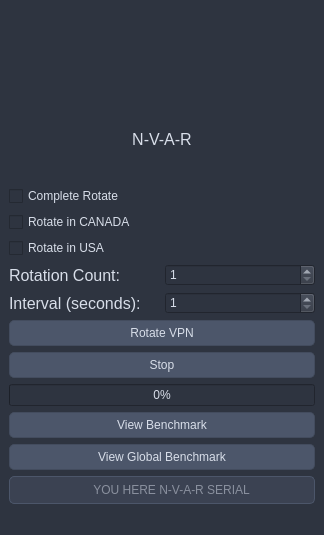
<?xml version="1.0" encoding="UTF-8"?>
<ui version="4.0">
 <class>MainWindow</class>
 <widget class="QMainWindow" name="MainWindow">
  <property name="geometry">
   <rect>
    <x>0</x>
    <y>0</y>
    <width>324</width>
    <height>535</height>
   </rect>
  </property>
  <property name="windowTitle">
   <string>Nord Vpn Auto Rotate</string>
  </property>
  <property name="styleSheet">
   <string notr="true">/* style.qss */
QWidget {
    background-color: #2E3440;
    color: #D8DEE9;
}

QPushButton {
    background-color: #4C566A;
    border: 1px solid #434C5E;
    color: #D8DEE9;
    padding: 5px;
    border-radius: 5px;
}

QPushButton:hover {
    background-color: #5E81AC;
}

QLabel {
    color: #D8DEE9;
    font-size: 16px;
}

QLineEdit {
    background-color: #3B4252;
    border: 1px solid #4C566A;
    color: #D8DEE9;
    padding: 5px;
    border-radius: 5px;
}
</string>
  </property>
  <widget class="QWidget" name="centralwidget">
   <layout class="QVBoxLayout" name="verticalLayout">
    <item alignment="Qt::AlignHCenter">
     <widget class="QLabel" name="logoLabel">
      <property name="maximumSize">
       <size>
        <width>228</width>
        <height>155</height>
       </size>
      </property>
      <property name="pixmap">
       <pixmap>../ui/logo2.png</pixmap>
      </property>
      <property name="scaledContents">
       <bool>true</bool>
      </property>
      <property name="alignment">
       <set>Qt::AlignCenter</set>
      </property>
      <property name="margin">
       <number>-14</number>
      </property>
      <property name="indent">
       <number>32</number>
      </property>
     </widget>
    </item>
    <item>
     <widget class="QLabel" name="locationLabel">
      <property name="text">
       <string>N-V-A-R</string>
      </property>
      <property name="alignment">
       <set>Qt::AlignCenter</set>
      </property>
     </widget>
    </item>
    <item>
     <widget class="QCheckBox" name="completecheckBox">
      <property name="text">
       <string>Complete Rotate</string>
      </property>
      <property name="icon">
       <iconset>
        <normaloff>../ui/logo2.png</normaloff>../ui/logo2.png</iconset>
      </property>
     </widget>
    </item>
    <item>
     <widget class="QCheckBox" name="canadacheckBox">
      <property name="text">
       <string>Rotate in CANADA</string>
      </property>
      <property name="icon">
       <iconset>
        <normaloff>../ui/icone_canada.png</normaloff>../ui/icone_canada.png</iconset>
      </property>
     </widget>
    </item>
    <item>
     <widget class="QCheckBox" name="usaCheckBox">
      <property name="text">
       <string>Rotate in USA</string>
      </property>
      <property name="icon">
       <iconset>
        <normaloff>../ui/icone_usa.png</normaloff>../ui/icone_usa.png</iconset>
      </property>
     </widget>
    </item>
    <item>
     <layout class="QHBoxLayout" name="horizontalLayout">
      <item>
       <widget class="QLabel" name="rotationCountLabel">
        <property name="text">
         <string>Rotation Count:</string>
        </property>
       </widget>
      </item>
      <item>
       <widget class="QSpinBox" name="rotationCountSpinBox">
        <property name="minimum">
         <number>1</number>
        </property>
        <property name="maximum">
         <number>100</number>
        </property>
       </widget>
      </item>
     </layout>
    </item>
    <item>
     <layout class="QHBoxLayout" name="horizontalLayout_2">
      <item>
       <widget class="QLabel" name="intervalLabel">
        <property name="text">
         <string>Interval (seconds):</string>
        </property>
       </widget>
      </item>
      <item>
       <widget class="QSpinBox" name="intervalSpinBox">
        <property name="minimum">
         <number>1</number>
        </property>
        <property name="maximum">
         <number>3600</number>
        </property>
       </widget>
      </item>
     </layout>
    </item>
    <item>
     <widget class="QPushButton" name="rotateButton">
      <property name="text">
       <string>Rotate VPN</string>
      </property>
     </widget>
    </item>
    <item>
     <widget class="QPushButton" name="stopButton">
      <property name="text">
       <string>Stop</string>
      </property>
     </widget>
    </item>
    <item>
     <widget class="QProgressBar" name="progressBar">
      <property name="value">
       <number>0</number>
      </property>
     </widget>
    </item>
    <item>
     <widget class="QPushButton" name="benchmarkButton">
      <property name="text">
       <string>View Benchmark</string>
      </property>
     </widget>
    </item>
    <item>
     <widget class="QPushButton" name="globalBenchmarkButton">
      <property name="text">
       <string>View Global Benchmark</string>
      </property>
     </widget>
    </item>
    <item>
     <widget class="QLineEdit" name="lineEdit">
      <property name="inputMask">
       <string/>
      </property>
      <property name="text">
       <string/>
      </property>
      <property name="placeholderText">
       <string>                       YOU HERE N-V-A-R SERIAL</string>
      </property>
     </widget>
    </item>
   </layout>
  </widget>
  <widget class="QStatusBar" name="statusbar"/>
 </widget>
 <resources/>
 <connections/>
</ui>
